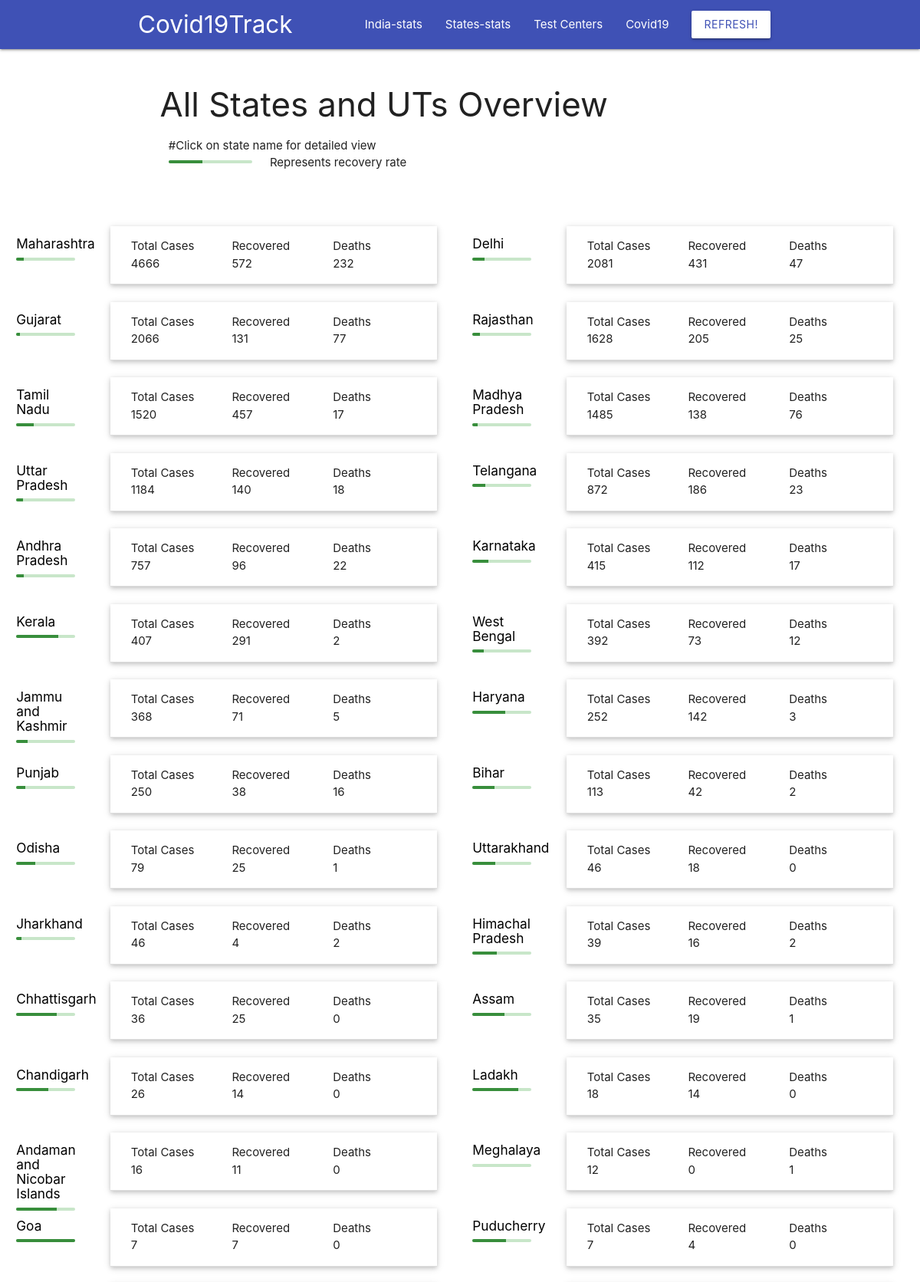
The app's page /india/state-table (upper part), older data.
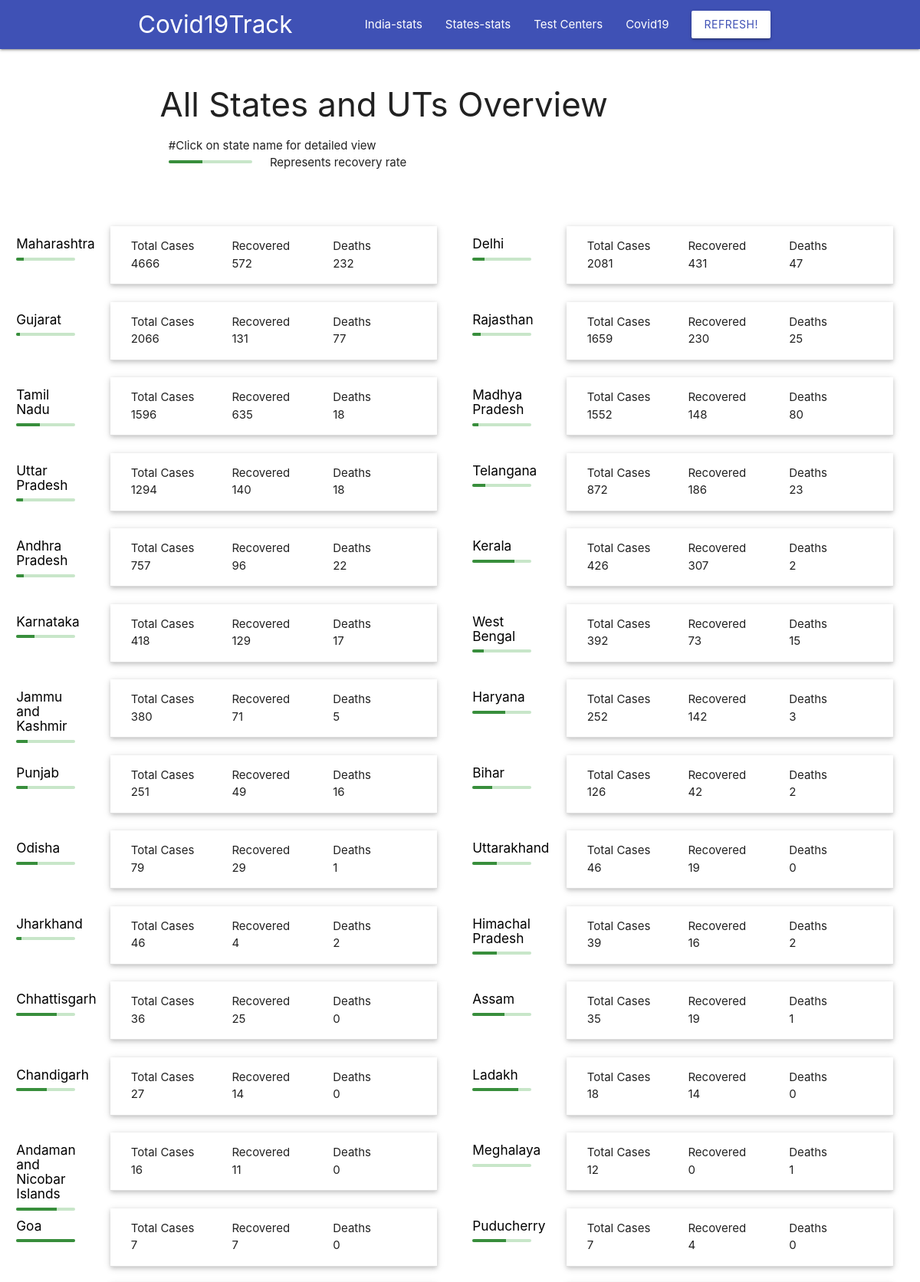
The same page, newer data.
### indiaRecords/models.py (models this page shows, shortened)
class State(models.Model):
    name = models.CharField(max_length=100, unique=True)
    statecode = models.CharField(max_length=10,unique=True)
    confirmed = models.IntegerField(default=0)
    deaths = models.IntegerField(default=0)
    recovered = models.IntegerField(default=0)
    active = models.IntegerField(default=0)
    deltaconfirmed= models.IntegerField(default=0)
    deltadeaths= models.IntegerField(default=0)
    deltarecovered= models.IntegerField(default=0)
    latitude = models.DecimalField(max_digits=5, decimal_places=2, default=0)
    longitude = models.DecimalField(max_digits=5, decimal_places=2, default=0)
    lastupdatetime = models.CharField(max_length=100)

### indiaRecords/views.py (the view, shortened to what this page needs)
# urls.py: path('india/state-table', iv.StateTable.as_view(),name='states_table'),
class StateTable(View):
    mytemplate = 'states_table.html'
    unsupported = 'Unsupported operation'
    def get(self, request):
        states = State.objects.all().filter(confirmed__gte=1).order_by('-confirmed')
        statedata = {}
        for sta in states:
            distr = District.objects.all().filter(state=sta).order_by('-confirmed')
            statedata.update({sta:distr})
        context = {
            'statedata':statedata,
        }
        return render(request,self.mytemplate,context)

### indiaRecords/templates/states_table.html (shortened to what this page needs)
{% extends 'base.html' %}
{% load mathfilters %}
{% load static %}
{% block content %}
<div class="custom">
  <div class="container padding_down shadow">
    <div class="row">
      <h3> All States and UTs Overview </h3>
      <div class="col s12">
        #Click on state name for detailed view
      </div>
      <div class="col s4 l2 m3">
        <div class="progress green lighten-4">
            <div class="determinate green darken-2" style="width: 40%"> represent recovery rate</div>
        </div>
      </div>
      <div class="col s8 l10 m9">
        Represents recovery rate
      </div>
    </div>
  </div>
  <div class="container cuswidth">
  <div class="row">
    {% for state,districts in statedata.items %}
    <div class="col s2 m1 l1 cusrow">
      <div class="shadow text-center">
        <a class="black-text" href="{% url 'state_status' state.statecode %}">
            <h6>{{ state.name }}</h6>
        </a>
          <div class="progress green lighten-4">
              <div class="determinate green darken-2" style="width: {{ state.recovered|div:state.confirmed|mul:100|floatformat:2 }}%"></div>
          </div>
      </div>
    </div>
    <div class="col s10 m5 l5">
      <ul class="collapsible popout">
        <li>
          <div class="collapsible-header">
              <div class="col s4 m4 l4  padding_zero">
                Total Cases
                <div class="shadowblue">
                  {{ state.confirmed }}
                </div>
              </div>
              <div class="col s4 m4 l4 padding_zero">
                Recovered
                <div class="shadowgreen">
                  {{ state.recovered }}
                </div>
              </div>
              <div class="col s4 m4 l4 padding_zero">
                Deaths
                <div class="shadowred">
                  {{ state.deaths }}
                </div>
              </div>
          </div>
        </li>
      </ul>
    </div>
    {% endfor %}
    </div>
  </div>
</div>
{% endblock %}

Row changes from the older to the newer data that the page shows:
changed State "Rajasthan": confirmed "1628" → "1659"; recovered "205" → "230"
changed State "Tamil Nadu": confirmed "1520" → "1596"; recovered "457" → "635"; deaths "17" → "18"
changed State "Madhya Pradesh": confirmed "1485" → "1552"; recovered "138" → "148"; deaths "76" → "80"
changed State "Uttar Pradesh": confirmed "1184" → "1294"
changed State "Kerala": confirmed "407" → "426"; recovered "291" → "307"; moves up the list
changed State "Karnataka": confirmed "415" → "418"; recovered "112" → "129"
changed State "West Bengal": deaths "12" → "15"
changed State "Jammu and Kashmir": confirmed "368" → "380"
changed State "Punjab": confirmed "250" → "251"; recovered "38" → "49"
changed State "Bihar": confirmed "113" → "126"
changed State "Odisha": recovered "25" → "29"
changed State "Uttarakhand": recovered "18" → "19"
changed State "Chandigarh": confirmed "26" → "27"
